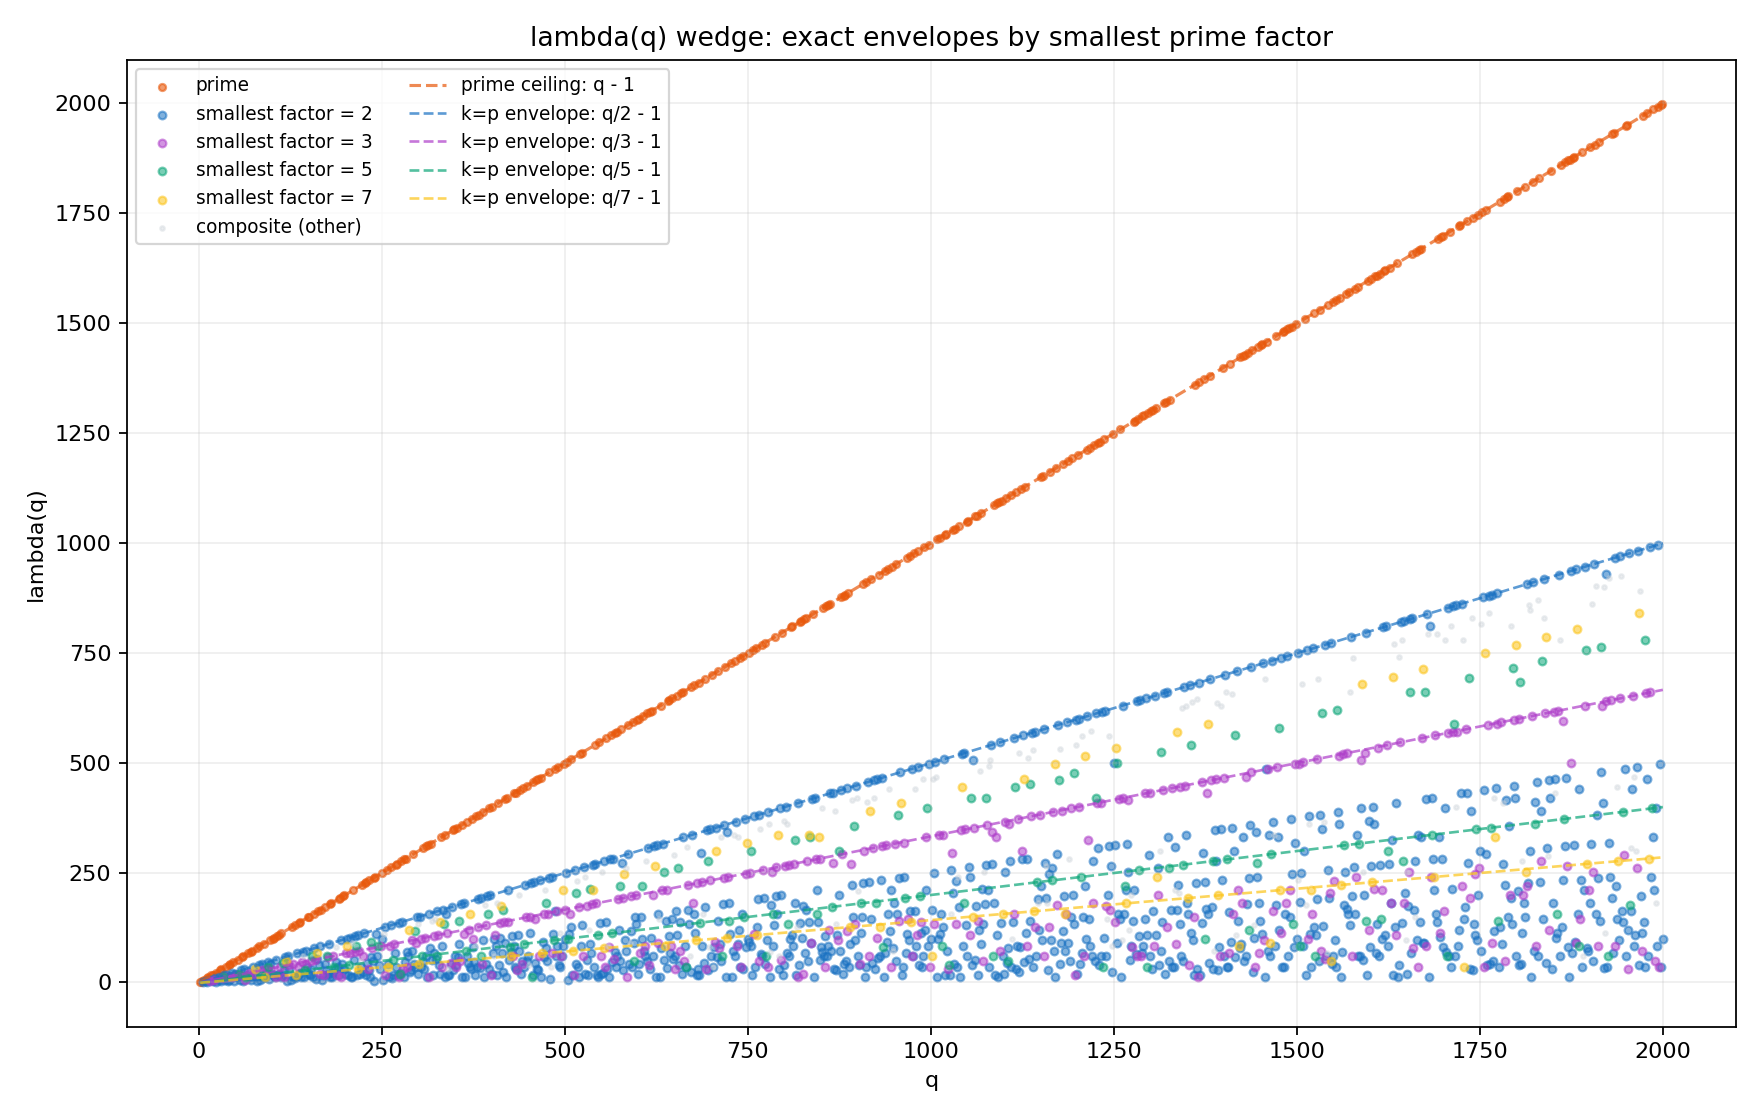

This figure's Python source:
#!/usr/bin/env python3
"""
wedge_envelopes.py

Companion visualization showing that the upper edges of the lambda(q) wedge
are exact algebraic lines, not approximations.

For semiprimes q = k*p with smallest factor k:
    lambda(k*p) = lcm(lambda(k), p - 1)
For k = 2:  lambda(2p) = p - 1            -> envelope (q/2 - 1)
For k = 3:  lambda(3p) = lcm(2, p-1) = p-1 (p > 2)  -> envelope (q/3 - 1)

Plots lambda(q) vs q with the predicted envelopes overlaid.
"""

from __future__ import annotations

import matplotlib.pyplot as plt
import numpy as np

from lambda_ratio_explorer import carmichael_lambda, factorize, is_prime, kind

Q_MAX = 2000


def smallest_factor(q: int) -> int:
    return min(factorize(q))


def main() -> None:
    qs = list(range(2, Q_MAX + 1))
    lams = [carmichael_lambda(q) for q in qs]
    kinds = [kind(q) for q in qs]
    smallest = [smallest_factor(q) for q in qs]

    fig, ax = plt.subplots(figsize=(11, 7))

    prime_idx = [i for i, k in enumerate(kinds) if k == "prime"]
    ax.scatter([qs[i] for i in prime_idx], [lams[i] for i in prime_idx],
               s=10, color="#e8590c", alpha=0.6, label="prime")

    palette = {2: "#1971c2", 3: "#ae3ec9", 5: "#0ca678", 7: "#fcc419"}
    for k, color in palette.items():
        idx = [i for i, (ki, sf) in enumerate(zip(kinds, smallest))
               if ki == "composite" and sf == k]
        ax.scatter([qs[i] for i in idx], [lams[i] for i in idx],
                   s=12, color=color, alpha=0.55, label=f"smallest factor = {k}")

    other_idx = [i for i, (ki, sf) in enumerate(zip(kinds, smallest))
                 if ki == "composite" and sf not in palette]
    ax.scatter([qs[i] for i in other_idx], [lams[i] for i in other_idx],
               s=4, color="#ced4da", alpha=0.4, label="composite (other)")

    q_line = np.linspace(2, Q_MAX, 600)
    ax.plot(q_line, q_line - 1, "--", color="#e8590c", alpha=0.7,
            linewidth=1.4, label="prime ceiling: q - 1")
    for k, color in palette.items():
        ax.plot(q_line, q_line / k - 1, "--", color=color, alpha=0.7,
                linewidth=1.2, label=f"k=p envelope: q/{k} - 1")

    ax.set_xlabel("q")
    ax.set_ylabel("lambda(q)")
    ax.set_title("lambda(q) wedge: exact envelopes by smallest prime factor")
    ax.legend(fontsize="small", ncols=2, loc="upper left")
    ax.grid(True, alpha=0.2)

    fig.tight_layout()
    out = "wedge_envelopes.png"
    fig.savefig(out, dpi=160)
    print(f"Wrote {out}")


if __name__ == "__main__":
    main()
